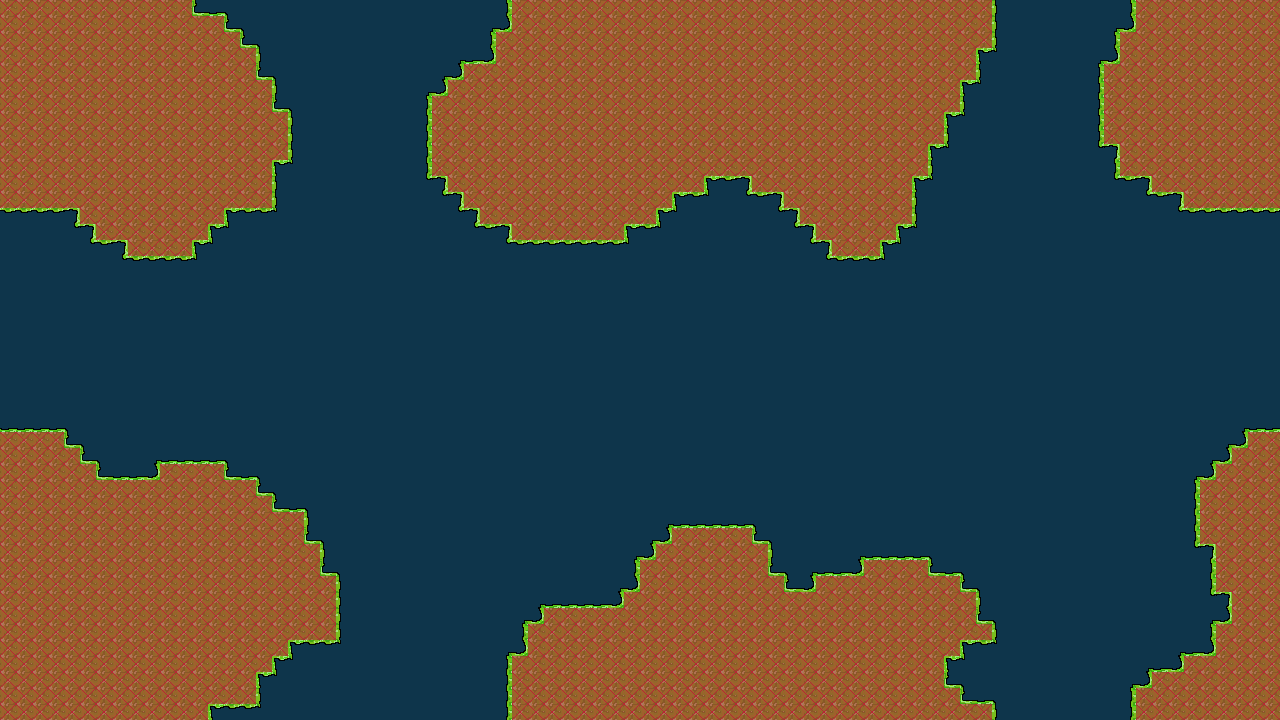

This game map was drawn from its Tiled (.tmx) file and the tilesets committed beside it. A one-line description and the trimmed map source follow:
An orthogonal 80x45 tile map with 16x16 px tiles, 4 tile layers (background, ground, decorations, collisions).

<map version="1.0" orientation="orthogonal" renderorder="right-down" width="80" height="45" tilewidth="16" tileheight="16">
 <tileset firstgid="1" name="spritesheet" tilewidth="16" tileheight="16">
  <image source="../sprites/spritesheet.png" width="128" height="48" />
 </tileset>
 <layer name="background" width="80" height="45">
  <data>[3600 cells, 3600 non-empty, 1 distinct tile ids]</data>
 </layer>
 <layer name="ground" width="80" height="45">
  <data>[3600 cells, 3591 non-empty, 3 distinct tile ids]</data>
 </layer>
 <layer name="decorations" width="80" height="45">
  <data>[3600 cells, 301 non-empty, 12 distinct tile ids]</data>
 </layer>
 <layer name="collisions" width="80" height="45">
  <data>[3600 cells, 1423 non-empty, 1 distinct tile ids]</data>
 </layer>
</map>